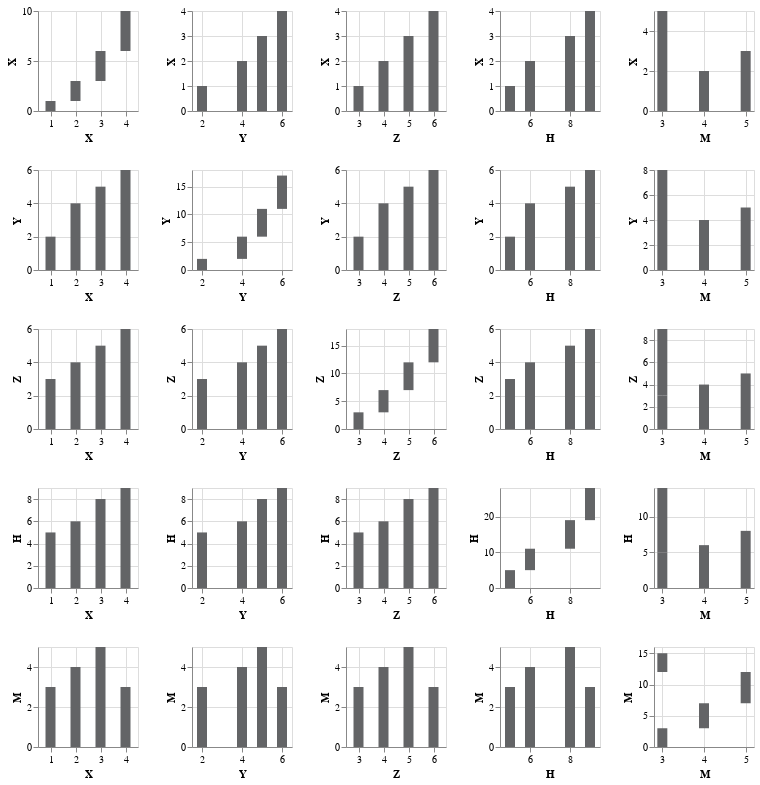

The notebook cell this image was saved under:
### Markdown cell above
## Repeated Chart

### Code cell
df = pd.DataFrame({
'X' : [1,2,3,4],
'Y' : [2,4,5,6],
'Z' : [3,4,5,6],
'H' : [5,6,8,9],
'M' : [3,4,5,3],
'Country' : ['USA', 'EU', 'EU', 'USA']
})


fields = df.columns.tolist()
fields.remove('Country')

chart = alt.Chart(df).mark_bar(size=10).encode(
    alt.X(alt.repeat("column"), type='quantitative'),
    alt.Y(alt.repeat("row"), type='quantitative'),
    color=alt.value(color)
).properties(
    width=100,
    height=100
).repeat(
    row=fields,
    column=fields
)

chart

### Figure 1 — Vega-Lite specification as saved in the notebook (floating-point values rounded to 4 significant figures)
{"config": {"view": {"continuousWidth": 400, "continuousHeight": 300}}, "repeat": {"column": ["X", "Y", "Z", "H", "M"], "row": ["X", "Y", "Z", "H", "M"]}, "spec": {"data": {"name": "data-f6be64e55b67dfa3f8d06ba53b7821fc"}, "mark": {"type": "bar", "size": 10}, "encoding": {"color": {"value": "#636466"}, "x": {"field": {"repeat": "column"}, "type": "quantitative"}, "y": {"field": {"repeat": "row"}, "type": "quantitative"}}, "height": 100, "width": 100}, "$schema": "https://vega.github.io/schema/vega-lite/v4.17.0.json", "datasets": {"data-f6be64e55b67dfa3f8d06ba53b7821fc": [{"X": 1, "Y": 2, "Z": 3, "H": 5, "M": 3, "Country": "USA"}, {"X": 2, "Y": 4, "Z": 4, "H": 6, "M": 4, "Country": "EU"}, {"X": 3, "Y": 5, "Z": 5, "H": 8, "M": 5, "Country": "EU"}, {"X": 4, "Y": 6, "Z": 6, "H": 9, "M": 3, "Country": "USA"}]}}
